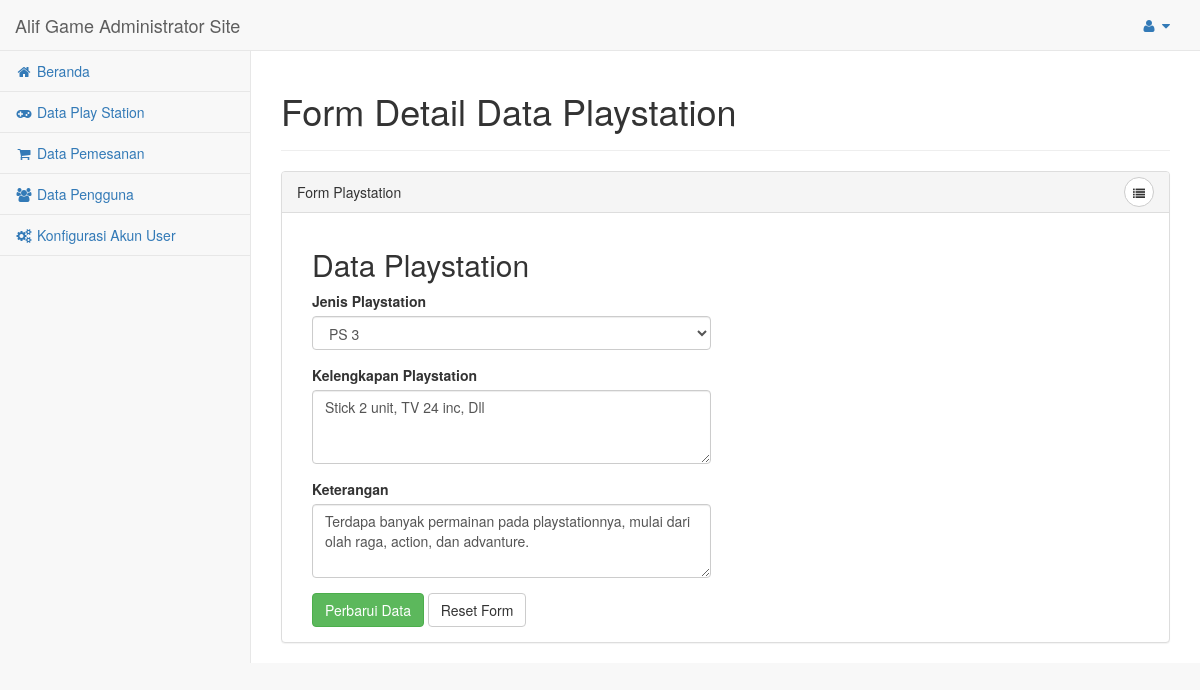
/alifgame/view/index.php?nav=detail_ps&id=1 (signed in), run on the app's committed database.
### tables this page shows
CREATE TABLE IF NOT EXISTS `ps` (
`id_ps` int(11) unsigned NOT NULL,
  `jenis_ps` enum('1','2','3','4') NOT NULL DEFAULT '1',
  `kelengkapan_ps` tinytext NOT NULL,
  `keterangan` tinytext NOT NULL,
  `unit` int(11) unsigned DEFAULT '0',
  `id_gambar` int(10) unsigned DEFAULT '0'
);

### alifgame/view/form_detail_ps.php (the view, shortened to what this page needs)
<?php
$id_ps = isset($_GET['id']) ? $_GET['id'] : 0;
$jenis = 1;
$kelengkapan = "";
$ket = "";
if(is_numeric($id_ps) and $id_ps != 0) {
    ?>
    <div class="row">
        <div class="col-lg-12">
            <div class="page-header">
                <h1>Form Detail Data Playstation</h1>
            </div>
        </div>
    </div>
    <div class="row">
        <div class="col-lg-12">
            <div class="panel panel-default">
                <div class="panel-heading">
                    Form Playstation
                    <div class="pull-right">
                        <div class="btn-group tooltip-demo" style="margin-top:-5px;">
                            <a href="index.php?nav=ps" class="btn btn-default btn-circle" data-toggle="tooltip"
                               data-placement="left" title="Lihat data Playstation"><i class="fa fa-list"></i></a>
                        </div>
                    </div>
                </div>
                <div class="panel-body">
                        <?php
                    $query1 = "SELECT * FROM `ps` WHERE `id_ps`='" . $id_ps . "'";
                    $result1 = mysql_query($query1);
                    $rows1 = mysql_num_rows($result1);
                    if ($rows1 > 0) {
                        $data = mysql_fetch_assoc($result1);
                        $jenis = $data['jenis_ps'];
                        $kelengkapan = $data['kelengkapan_ps'];
                        $ket = $data['keterangan'];
                    } else {
                        header("Location:index.php?nav=ps");
                    }
                    ?>
                    <form role="form" method="post" action="index.php?nav=detail_ps&id=<?php echo $id_ps; ?>">
                        <div class="col-lg-6">
                            <h2>Data Playstation</h2>
                            <div class="form-group">
                                <label>Jenis Playstation</label>
                                <select class="form-control" name="jenis_ps">
                                    <?php
                                    for ($x = 1; $x < 5; $x++) {
                                        $selected = $jenis == $x ? "selected" : "";
                                        ?>
                                        <option value="<?php echo $x ?>" <?php echo $selected ?>>PS <?php echo $x ?></option>
                                        <?php
                                    }
                                    ?>
                                </select>
                            </div>
                            <div class="form-group">
                                <label>Kelengkapan Playstation</label>
                                <textarea name="kelengkapan_ps" placeholder="Kelengkapan" class="form-control"
                                          rows="3"><?php echo $kelengkapan; ?></textarea>
                            </div>
                            <div class="form-group">
                                <label>Keterangan</label>
                                <textarea name="keterangan_ps" placeholder="Keterangan" class="form-control"
                                          rows="3"><?php echo $ket; ?></textarea>
                            </div>
                        </div>
                        <div class="col-lg-12">
                            <button type="submit" name="update" class="btn btn-success">Perbarui Data</button>
                            <button type="reset" class="btn btn-default">Reset Form</button>
                        </div>
                    </form>
                </div>
            </div>
        </div>
    </div>
    <?php
}else{
    header("Location:index.php?nav=ps");
}
?>

### data on the page
ps: kelengkapan_ps "Stick 2 unit, TV 24 inc, Dll", keterangan_ps "Terdapa banyak permainan pada playstationnya, mulai dari olah raga, action, dan advanture."
